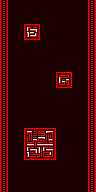

A 2D game scene composited from a Tiled map and its tileset images. What follows is a short description and the map's XML, with every tile layer's data as written:
An orthogonal 12x24 tile map with 8x8 px tiles, 4 tile layers (bg_base, bg_detail, border, obstacles).

<map version="1.4" tiledversion="1.4.3" orientation="orthogonal" renderorder="right-down" width="12" height="24" tilewidth="8" tileheight="8" infinite="0" nextlayerid="5" nextobjectid="1">
 <tileset firstgid="1" source="../../tsx/tiles_red.tsx" />
 <layer id="1" name="bg_base" width="12" height="24">
  <data encoding="csv">
37,37,37,37,37,37,37,37,37,37,37,37,
37,37,37,37,37,37,37,37,37,37,37,37,
37,37,37,37,37,37,37,37,37,37,37,37,
37,37,37,37,37,37,37,37,37,37,37,37,
37,37,37,37,37,37,37,37,37,37,37,37,
37,37,37,37,37,37,37,37,37,37,37,37,
37,37,37,37,37,37,37,37,37,37,37,37,
37,37,37,37,37,37,37,37,37,37,37,37,
37,37,37,37,37,37,37,37,37,37,37,37,
37,37,37,37,37,37,37,37,37,37,37,37,
37,37,37,37,37,37,37,37,37,37,37,37,
37,37,37,37,37,37,37,37,37,37,37,37,
37,37,37,37,37,37,37,37,37,37,37,37,
37,37,37,37,37,37,37,37,37,37,37,37,
37,37,37,37,37,37,37,37,37,37,37,37,
37,37,37,37,37,37,37,37,37,37,37,37,
37,37,37,37,37,37,37,37,37,37,37,37,
37,37,37,37,37,37,37,37,37,37,37,37,
37,37,37,37,37,37,37,37,37,37,37,37,
37,37,37,37,37,37,37,37,37,37,37,37,
37,37,37,37,37,37,37,37,37,37,37,37,
37,37,37,37,37,37,37,37,37,37,37,37,
37,37,37,37,37,37,37,37,37,37,37,37,
37,37,37,37,37,37,37,37,37,37,37,37
</data>
 </layer>
 <layer id="2" name="bg_detail" width="12" height="24">
  <data encoding="csv">
0,0,0,0,0,0,0,0,0,0,0,0,
0,0,0,0,0,0,0,0,0,0,0,0,
0,0,0,0,0,0,0,0,0,0,0,0,
0,0,0,0,0,0,0,0,0,0,0,0,
0,0,0,0,0,0,0,0,0,0,0,0,
0,0,0,0,0,0,0,0,0,0,0,0,
0,0,0,0,0,0,0,0,0,0,0,0,
0,0,0,0,0,0,0,0,0,0,0,0,
0,0,0,0,0,0,0,0,0,0,0,0,
0,0,0,0,0,0,0,0,0,0,0,0,
0,0,0,0,0,0,0,0,0,0,0,0,
0,0,0,0,0,0,0,0,0,0,0,0,
0,0,0,0,0,0,0,0,0,0,0,0,
0,0,0,0,0,0,0,0,0,0,0,0,
0,0,0,0,0,0,0,0,0,0,0,0,
0,0,0,0,0,0,0,0,0,0,0,0,
0,0,0,0,0,0,0,0,0,0,0,0,
0,0,0,0,0,0,0,0,0,0,0,0,
0,0,0,0,0,0,0,0,0,0,0,0,
0,0,0,0,0,0,0,0,0,0,0,0,
0,0,0,0,0,0,0,0,0,0,0,0,
0,0,0,0,0,0,0,0,0,0,0,0,
0,0,0,0,0,0,0,0,0,0,0,0,
0,0,0,0,0,0,0,0,0,0,0,0
</data>
 </layer>
 <layer id="3" name="border" width="12" height="24">
  <data encoding="csv">
109,0,0,0,0,0,0,0,0,0,0,109,
109,0,0,0,0,0,0,0,0,0,0,109,
109,0,0,0,0,0,0,0,0,0,0,109,
109,0,0,0,0,0,0,0,0,0,0,109,
109,0,0,0,0,0,0,0,0,0,0,109,
109,0,0,0,0,0,0,0,0,0,0,109,
109,0,0,0,0,0,0,0,0,0,0,109,
109,0,0,0,0,0,0,0,0,0,0,109,
109,0,0,0,0,0,0,0,0,0,0,109,
109,0,0,0,0,0,0,0,0,0,0,109,
109,0,0,0,0,0,0,0,0,0,0,109,
109,0,0,0,0,0,0,0,0,0,0,109,
109,0,0,0,0,0,0,0,0,0,0,109,
109,0,0,0,0,0,0,0,0,0,0,109,
109,0,0,0,0,0,0,0,0,0,0,109,
109,0,0,0,0,0,0,0,0,0,0,109,
109,0,0,0,0,0,0,0,0,0,0,109,
109,0,0,0,0,0,0,0,0,0,0,109,
109,0,0,0,0,0,0,0,0,0,0,109,
109,0,0,0,0,0,0,0,0,0,0,109,
109,0,0,0,0,0,0,0,0,0,0,109,
109,0,0,0,0,0,0,0,0,0,0,109,
109,0,0,0,0,0,0,0,0,0,0,109,
109,0,0,0,0,0,0,0,0,0,0,109
</data>
 </layer>
 <layer id="4" name="obstacles" width="12" height="24">
  <data encoding="csv">
0,0,0,0,0,0,0,0,0,0,0,0,
0,0,0,0,0,0,0,0,0,0,0,0,
0,0,0,0,0,0,0,0,0,0,0,0,
0,0,0,1,2,0,0,0,0,0,0,0,
0,0,0,38,39,0,0,0,0,0,0,0,
0,0,0,0,0,0,0,0,0,0,0,0,
0,0,0,0,0,0,0,0,0,0,0,0,
0,0,0,0,0,0,0,0,0,0,0,0,
0,0,0,0,0,0,0,0,0,0,0,0,
0,0,0,0,0,0,0,223,224,0,0,0,
0,0,0,0,0,0,0,260,261,0,0,0,
0,0,0,0,0,0,0,0,0,0,0,0,
0,0,0,0,0,0,0,0,0,0,0,0,
0,0,0,0,0,0,0,0,0,0,0,0,
0,0,0,0,0,0,0,0,0,0,0,0,
0,0,0,0,0,0,0,0,0,0,0,0,
0,0,0,18,19,20,21,0,0,0,0,0,
0,0,0,55,56,57,58,0,0,0,0,0,
0,0,0,92,93,94,95,0,0,0,0,0,
0,0,0,129,130,131,132,0,0,0,0,0,
0,0,0,0,0,0,0,0,0,0,0,0,
0,0,0,0,0,0,0,0,0,0,0,0,
0,0,0,0,0,0,0,0,0,0,0,0,
0,0,0,0,0,0,0,0,0,0,0,0
</data>
 </layer>
</map>
